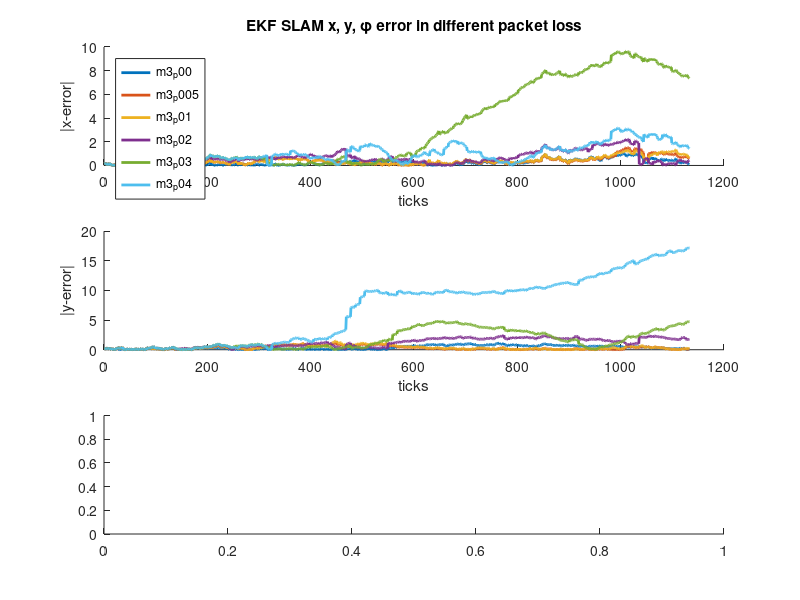

MATLAB code to generate this figure: (Note: this script raises an error after producing the figure.)
% 这个文件用来对比同一个地图的不同丢包概率下 EKF SLAM的误差
clc;
clear;
close all;

% 原始随机丢包数据集
loaded_data = load('SLAM_Error_Data.mat');

% 修改KF算法的丢包数据集
% loaded_data = load('Int_SLAM_Error_Data.mat');

% 选择一个特定的数据集前缀，例如 'm3'
dataset_prefix = 'm3';

% 获取数据集中所有运行的名字
runs = fieldnames(loaded_data.(dataset_prefix).e_ekf);
num_run = length(runs); 

% 获取所有运行的名字并升序排序
[sorted_runs, sortIdx] = sort(runs); % sortIdx是排序后的索引

% 准备绘图
fig1 = figure;
subplot(3, 1, 1);
hold on;

% 遍历每个运行，绘制 x 方向的误差
for i = 1:num_run
    run_name = sorted_runs{i};
    e_ekf = loaded_data.(dataset_prefix).e_ekf.(run_name);
    ekf_eN2 = loaded_data.(dataset_prefix).ekf_eN2.(run_name);

    % 假设 ticks 是一个与 e_ekf 中数据量相同长度的向量
    ticks = 1:length(e_ekf(1, :));

    plot(ticks, abs(e_ekf(1, :)), 'linewidth', 2);
end

% 设置图例
title("EKF SLAM x, y, φ error in different packet loss");
% title("x, y, φ error of EKF SLAM with intermittent in different packet loss");
xlabel("ticks");
ylabel("|x-error|");
legend(sorted_runs, 'Location', 'northwest'); % 使用排序后的运行名显示图例
hold off; % 结束x方向的误差图的绘制


% 继续绘制y方向和角度的误差对比图，接下来是y方向的误差对比图
subplot(3, 1, 2);
hold on;
for i = 1:num_run
    run_name = sorted_runs{i};
    e_ekf = loaded_data.(dataset_prefix).e_ekf.(run_name);
    plot(ticks, abs(e_ekf(2, :)), 'linewidth', 2);
end
xlabel("ticks");
ylabel("|y-error|");
hold off; % 结束y方向的误差图的绘制

% 接下来是角度误差的对比图
subplot(3, 1, 3);
hold on;
for i = 1:num_run
    run_name = sorted_runs{i};
    e_ekf = loaded_data.(dataset_prefix).e_ekf.(run_name);
    plot(ticks, wrapToPi(e_ekf(3, :)), 'linewidth', 2);
end
xlabel("ticks");
ylabel("|\phi-error|");
hold off; % 结束角度误差图的绘制


fig2 = figure;
hold on;

% 创建一个矩阵来存储所有运行的误差范数
ekf_eN2_matrix = [];

for i = 1:num_run
    run_name = sorted_runs{i};
    ekf_eN2 = loaded_data.(dataset_prefix).ekf_eN2.(run_name);
    ekf_eN2_matrix(:, i) = ekf_eN2;  % 假设ekf_eN2是列向量
    plot(ticks, ekf_eN2, 'linewidth', 2);
end
xlabel("ticks");
ylabel("error norm");
title("EKF SLAM Error Norm for different packet loss");
% title("Error Norm of EKF SLAM with intermittent for different packet loss");
legend(sorted_runs,'Location','northwest'); % 显示图例，每个run的名字
hold off; % 结束误差范数图的绘制

%% 创建升序排列的箱型图

% 根据排序索引重新排列误差范数矩阵
sorted_ekf_eN2_matrix = ekf_eN2_matrix(:, sortIdx);
figure;
boxplot(sorted_ekf_eN2_matrix, 'Labels', sorted_runs, 'Whisker', 2);
title('EKF SLAM Error Norm box plot for Different Packet Loss Rates');
% title('Error Norm box plot for EKF SLAM with intermittent');
ylabel('Error Norm');
xlabel('Packet Loss Rate Runs (Sorted)');
